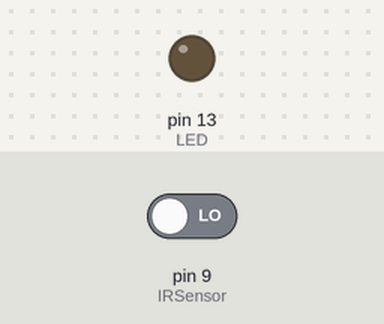
Bench run of a sketch on a simulated Arduino Uno, built with avr-gcc and run on an emulated ATmega328P. Parts: output pins drawn as LEDs (lit = HIGH). Inputs (shaded band) come from the test bench; at power-on: pin 9 (IRSensor) LOW. What the sketch prints to the serial monitor is not drawn.

Above: at 1.2 s.
1.3 s: pin 9 (IRSensor) driven HIGH
At 2.5 s:
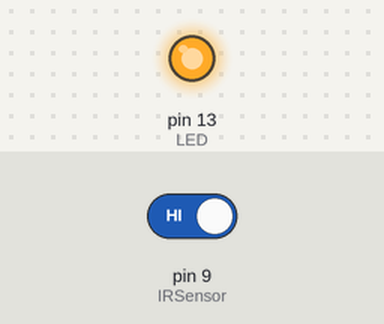
2.8 s: pin 9 (IRSensor) driven LOW
At 3.8 s:
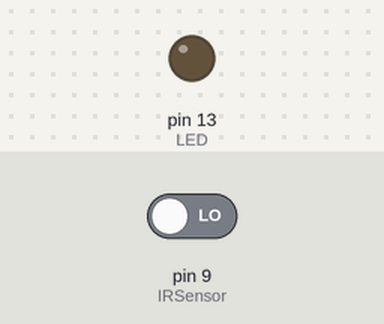
Timing chart, 0 to 5.8 s (numbered marks = the images above; inputs shaded):
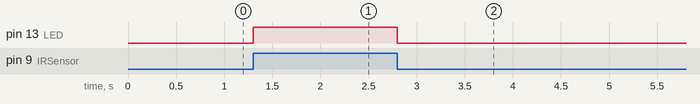

Measured:
- after the input at 1.3 s, pin 13 (LED): LOW → HIGH at once
- after the input at 2.8 s, pin 13 (LED): HIGH → LOW at once

The sketch:

IR_Sensor.ino
```cpp
int IRSensor = 9;
int LED = 13;
void setup() {
  // put your setup code here, to run once:

Serial.begin(115200);
pinMode(IRSensor, INPUT);
pinMode(LED, OUTPUT);
}

// put your main code here, to run repeatedly:
void loop() {
 int sensorStatus = digitalRead(IRSensor);
  if (sensorStatus == 1) // بررسی HIGH بودن
  {

    digitalWrite(LED, HIGH); // LED HIGH
    Serial.println("Motion Detected!"); //نمایش عبارت در سریال مانیتور
  }
  else  {

    digitalWrite(LED, LOW); // LED LOW
    Serial.println("Motion Ended!"); // نمایش عبارت در سریال مانیتور
  }

}
```
